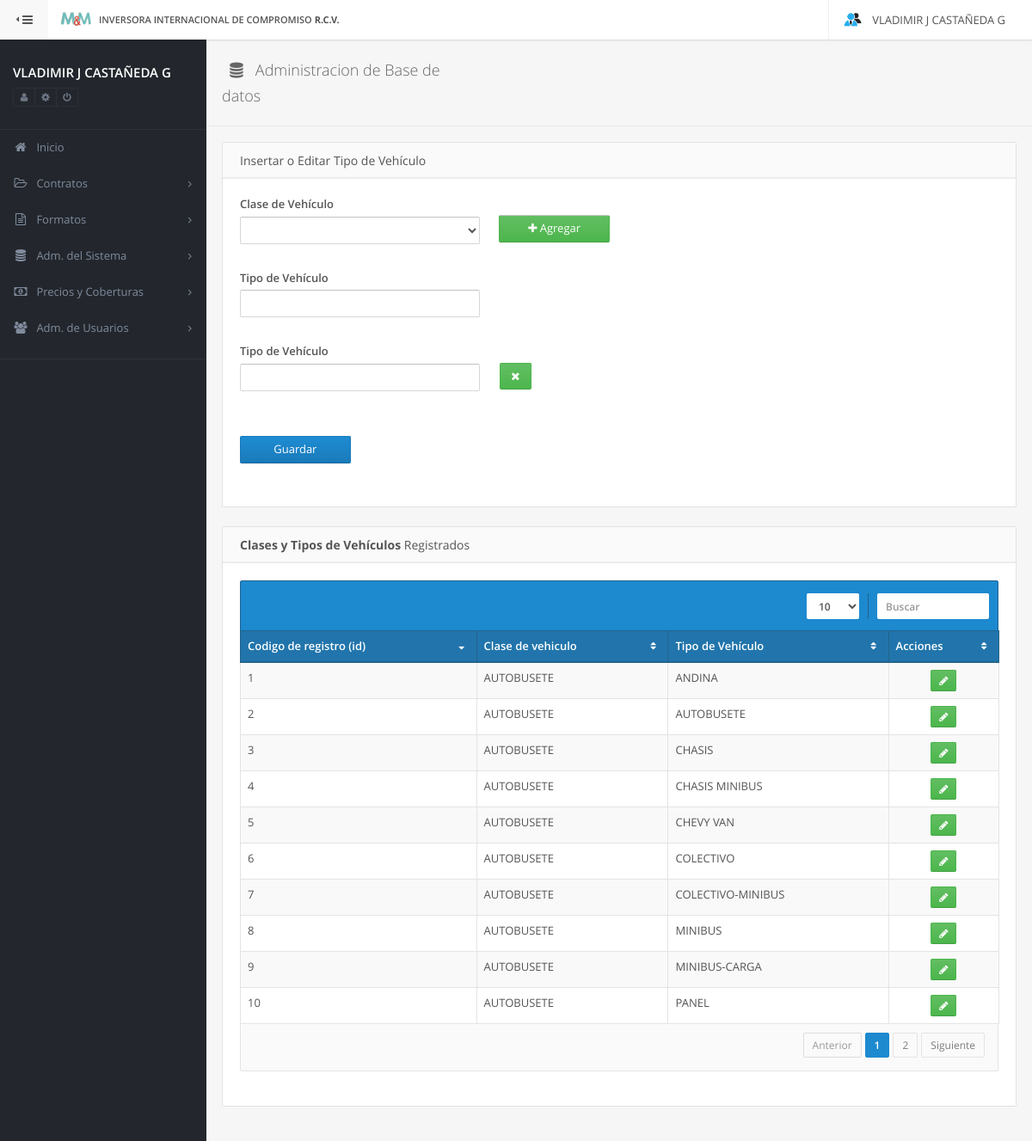
/config/tipoVehiculo (signed in), run on the app's committed database.
### tables this page shows
CREATE TABLE IF NOT EXISTS `tipoVehiculo` (
  `id` INT NOT NULL AUTO_INCREMENT,
  `tipoVehiculo` VARCHAR(60) NOT NULL,
  `claseVehiculo_id` INT NOT NULL,
  PRIMARY KEY (`id`),
  INDEX `fk_tipoVehiculo_claseVehiculo_idx` (`claseVehiculo_id` ASC),
  CONSTRAINT `fk_tipoVehiculo_claseVehiculo`
    FOREIGN KEY (`claseVehiculo_id`)
    REFERENCES `claseVehiculo` (`id`)
    ON DELETE NO ACTION
    ON UPDATE NO ACTION);

CREATE TABLE IF NOT EXISTS `claseVehiculo` (
  `id` INT NOT NULL AUTO_INCREMENT,
  `claseVehiculo` VARCHAR(80) NOT NULL,
  PRIMARY KEY (`id`));

### protected/controllers/configController.php (called while the page is built, shortened)
<?php
	class configController extends Controller {
		protected $_menuSB;
		private $_config;
		public function __construct() {
			$this->_config = $this->loadModel('config');
			$this->_menuSB = $this->createMenu();
		}
		public function tipoVehiculo() {
			$this->_view->icon_fa = 'fa-database';
			$this->_view->titleHead = 'Administracion de Base de datos';
			$this->_view->setJs(array('plugins/datatables/jquery.dataTables.min'));
			$this->_view->data = $this->getReference( 'tipoVehiculo' );
			$this->_view->setJs(array('config/tipoVehiculo'));
			$this->_view->render('tipoVehiculo',$this->_menuSB);
		}
		public function getReference( $type ) {
			$result = $this->_config->getReferenceData( $type );
			return $result;
		}
	}
?>

### index.php (called while the page is built, shortened)
<?php
	try {
		require_once APP_PATH . 'Model.php';
		require_once APP_PATH . 'DataBase.php';
		Site::run(new Request);
	} catch (Exception $e) {
		echo $e->getMessage();
	}
?>

### protected/app/Model.php (called while the page is built, shortened)
<?php
	class Model{
		public function __construct() {
			$this->_db = new DataBase();
		}
	}
?>

### protected/app/DataBase.php (called while the page is built, shortened)
<?php
	class DataBase extends PDO {
		public function __construct() {
			$options = array(
							PDO::ATTR_PERSISTENT => TRUE,
							PDO::ATTR_ERRMODE 	 => PDO::ERRMODE_EXCEPTION,
    						PDO::MYSQL_ATTR_INIT_COMMAND => "SET NAMES utf8"
					  );
		}
	}
?>

### protected/models/configModel.php (called while the page is built, shortened)
<?php
	class configModel extends Model {
		public function getReferenceData( $type ) {
			if (array_key_exists($type, $cases)) {
				$query = $cases[$type];
			}else {
				throw new Exception('Tipo de Solicitud no existente (configModel-getReferenceData)');
				exit();
			}
			$this->_query = 'SELECT '.$query;
			$data = $this->_db->query($this->_query);
			try {
				$this->_db->beginTransaction();
					$result = $data->fetchAll(PDO::FETCH_ASSOC);
				$this->_db->commit();
			}
			catch (Exception $e) {
				$this->_db->rollBack();
				echo "Error :: ".$e->getMessage();
				exit();
			}
			return $result;
		}
	}
?>

### protected/views/config/tipoVehiculo.phtml (the view, shortened to what this page needs)
<div class="row">
	<div class="col-md-12">
		<form id="config_tipoVehiculo" action="<?php echo BASE_URL.'config/actionDependence'; ?>" method="post" class="form-horizontal">
			<div class="panel">
				<div class="panel-heading">
					<span class="panel-title"><?php echo utf8_encode('Insertar o Editar Tipo de Vehículo')?></span>
				</div>
				<div class="panel-body">
					<div class="row clone">
						<div class="col-sm-4">
							<div class="form-group no-margin-hr">
								<label><?php echo utf8_encode('Clase de Vehículo'); ?></label>
								<select
									class="form-control"
									id="claseVehiculo_id"
									name="claseVehiculo_id"
									table="claseVehiculo"
								><option value=""></option></select>
							</div>
						</div>
						<div class="col-sm-2">
							<div class="form-group no-margin-hr" style="padding-top: 22px;">
								<div class="form-control btn btn-success" id="add"><i class="fa fa-plus">&nbsp;</i>Agregar</div>
							</div>
						</div>
					</div>
					<div class="row">
						<div class="col-sm-4">
							<div class="form-group no-margin-hr">
								<label><?php echo utf8_encode('Tipo de Vehículo'); ?></label>
								<input
									type="text"
									class="form-control keyup data"
									id="tipo_1"
									name="tipo_1"
								>
							</div>
						</div>
					</div>
					<div id="dynamicContent">
						<div class="row" id="clone">
							<div class="col-sm-4">
								<div class="form-group no-margin-hr">
									<label><?php echo utf8_encode('Tipo de Vehículo'); ?></label>
									<input
										type="text"
										class="form-control keyup dinamic"
										id=""
										name=""
									>
								</div>
							</div>
							<div class="btn btn-success delete" style="margin: 23px 12px;" >
								<i class="fa fa-remove"></i>
							</div>
						</div>
					</div>
					<div class="row">
						<div class="col-sm-2">
							<div class="form-group no-margin-hr" style="padding-top: 22px;">
								<button type="submit" class="form-control btn btn-primary">Guardar</button>
							</div>
						</div>
						<div class="col-sm-2">
							<div class="form-group no-margin-hr" style="padding-top: 22px;">
							</div>
						</div>
					</div>
				</div>
			</div>
		</form>
		<div class="panel">
			<div class="panel-heading">
				<span class="panel-title"><?php echo utf8_encode('<strong>Clases y Tipos de Vehículos</strong> Registrados')?></span>
			</div>
			<div class="panel-body">
				<div class="table-primary">
					<?php if (isset($this->data)):?>
					<table cellpadding="0" cellspacing="0" border="0" class="table table-striped table-bordered" id="tbTipoPers">
						<thead>
							<tr>
								<th>Codigo de registro (id)</th>
								<th><?php echo utf8_encode('Clase de vehiculo')?></th>
								<th><?php echo utf8_encode('Tipo de Vehículo')?></th>
								<th>Acciones</th>
							</tr>
						</thead>
						<tbody>
						<?php for ($i = 0; $i < count($this->data); $i++):?>
							<tr class="gradeA">
								<td><?php echo $this->data[$i]['id']; ?></td>
								<td><?php echo $this->data[$i]['claseVehiculo']; ?></td>
								<td><?php echo $this->data[$i]['tipoVehiculo'] ; ?></td>
								<td style="text-align: center;">
									<button
										class="btn btn-success btn-sm btn-action update"
										id="<?php echo $this->data[$i]['id']; ?>"
										select1="<?php echo $this->data[$i]['claseVehiculo_id']; ?>"
										inputText="<?php echo $this->data[$i]['tipoVehiculo']; ?>"
									>
										<span class="fa fa-pencil"></span>
									</button>
								</td>
							</tr>
						<?php endfor;?>
						</tbody>
					</table>
					<?php else:?>
						<pre>No existen datos en esta Tabla</pre>
					<?php endif;?>
				</div>
			</div>
		</div>
	</div>
</div>

### public/css/custom.css (style rules this page uses)
.btn-action { margin: 0px 10px 0px 10px; }

### data on the page
tipovehiculo: id "1", claseVehiculo.claseVehiculo "AUTOBUSETE", tipoVehiculo "ANDINA"
tipovehiculo: id "2", claseVehiculo.claseVehiculo "AUTOBUSETE", tipoVehiculo "AUTOBUSETE"
tipovehiculo: id "3", claseVehiculo.claseVehiculo "AUTOBUSETE", tipoVehiculo "CHASIS"
tipovehiculo: id "4", claseVehiculo.claseVehiculo "AUTOBUSETE", tipoVehiculo "CHASIS MINIBUS"
tipovehiculo: id "5", claseVehiculo.claseVehiculo "AUTOBUSETE", tipoVehiculo "CHEVY VAN"
tipovehiculo: id "6", claseVehiculo.claseVehiculo "AUTOBUSETE", tipoVehiculo "COLECTIVO"
tipovehiculo: id "7", claseVehiculo.claseVehiculo "AUTOBUSETE", tipoVehiculo "COLECTIVO-MINIBUS"
tipovehiculo: id "8", claseVehiculo.claseVehiculo "AUTOBUSETE", tipoVehiculo "MINIBUS"
tipovehiculo: id "9", claseVehiculo.claseVehiculo "AUTOBUSETE", tipoVehiculo "MINIBUS-CARGA"
tipovehiculo: id "10", claseVehiculo.claseVehiculo "AUTOBUSETE", tipoVehiculo "PANEL"

### other printed values
APP_NAME "INVERSORA INTERNACIONAL DE COMPROMISO R.C.V."
Session::get('name') "VLADIMIR J"
Session::get('last_name') "CASTAÑEDA G"
$_view_params['menu'][$i]['title'] "Inicio"
$_view_params['menu'][$i]['title'] "Contratos"
$_view_params['menu'][$i]['title'] "Formatos"
$_view_params['menu'][$i]['title'] "Adm. del Sistema"
$_view_params['menu'][$i]['title'] "Precios y Coberturas"
$_view_params['menu'][$i]['title'] "Adm. de Usuarios"
utf8_encode( $this->titleHead ) "Administracion de Base de datos"
utf8_encode('Insertar o Editar Tipo de Vehículo') "Insertar o Editar Tipo de Vehículo"
utf8_encode('Clase de Vehículo') "Clase de Vehículo"
utf8_encode('Tipo de Vehículo') "Tipo de Vehículo"
utf8_encode('Clase de vehiculo') "Clase de vehiculo"
